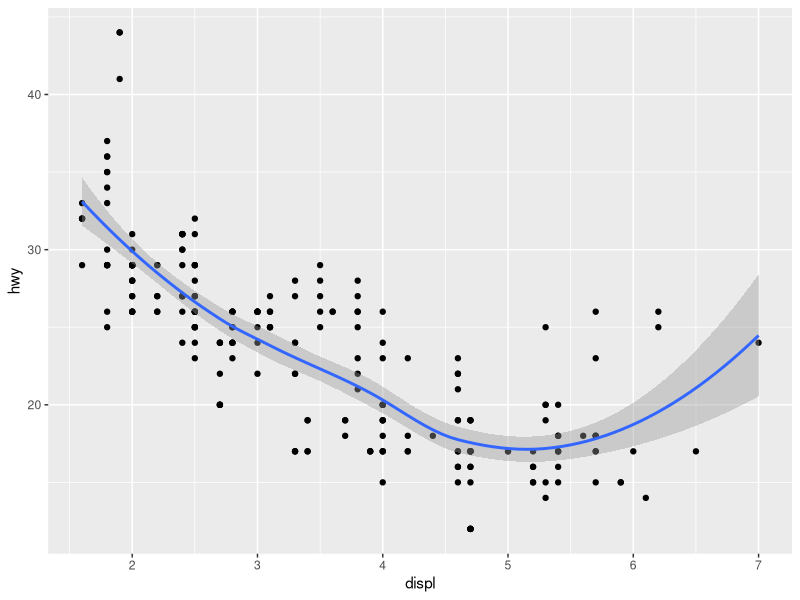
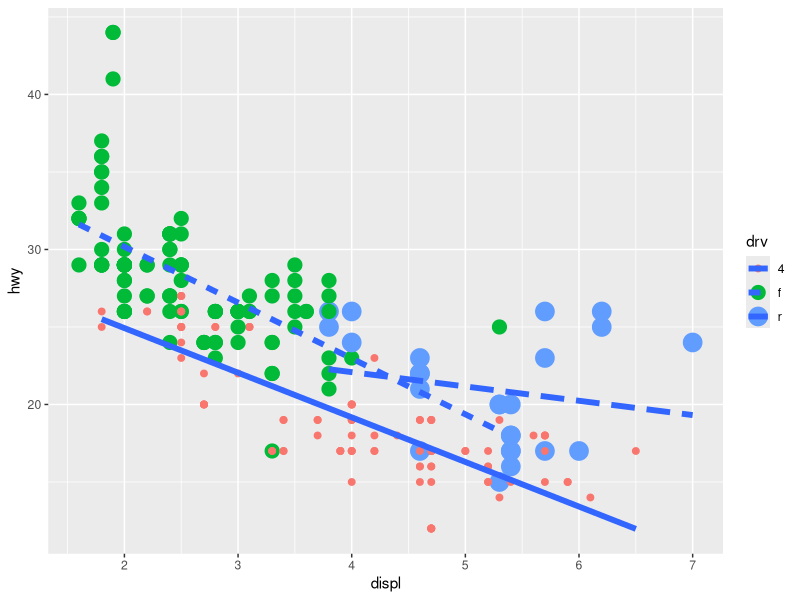
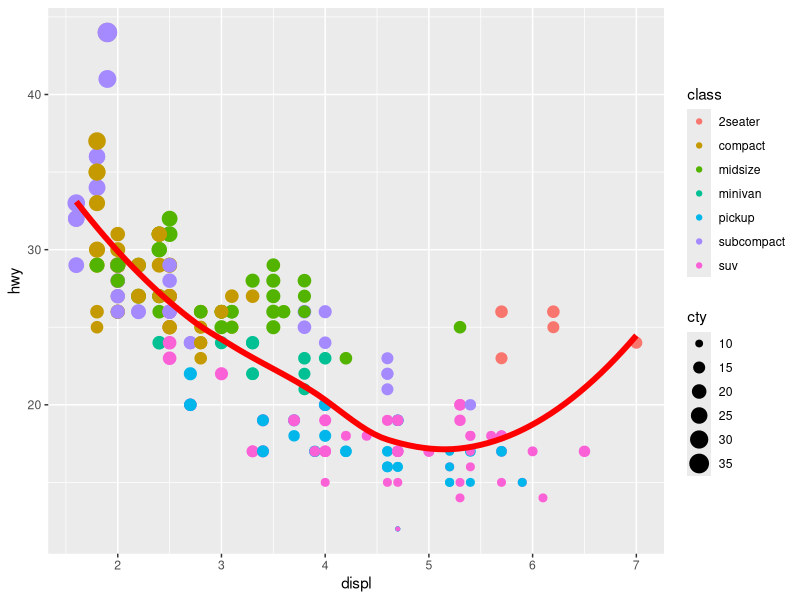
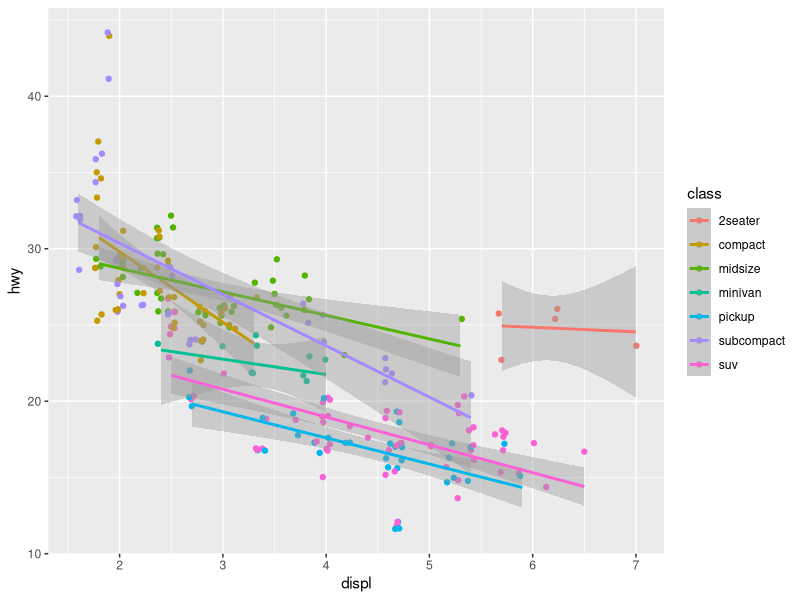
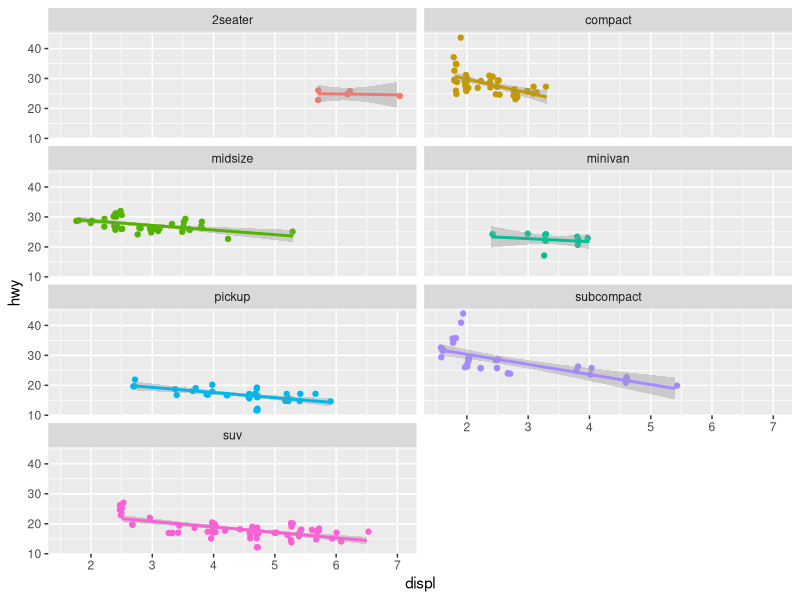
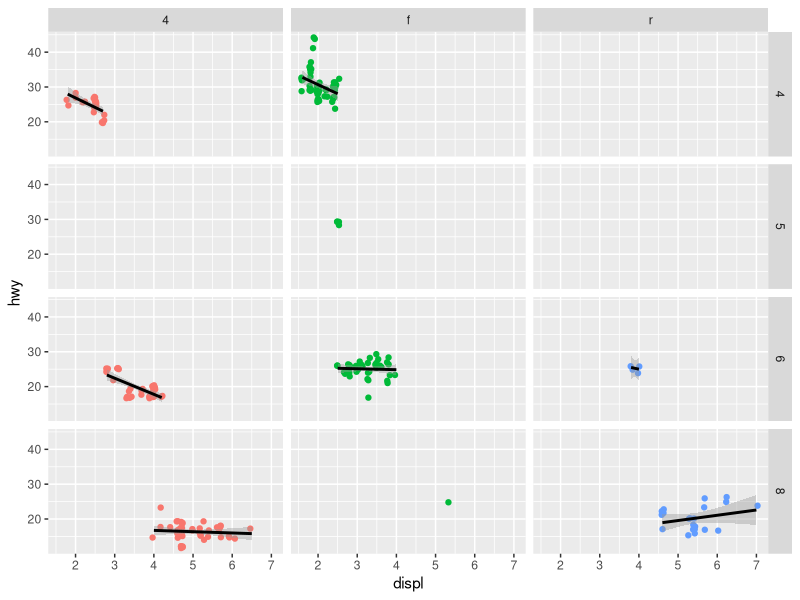
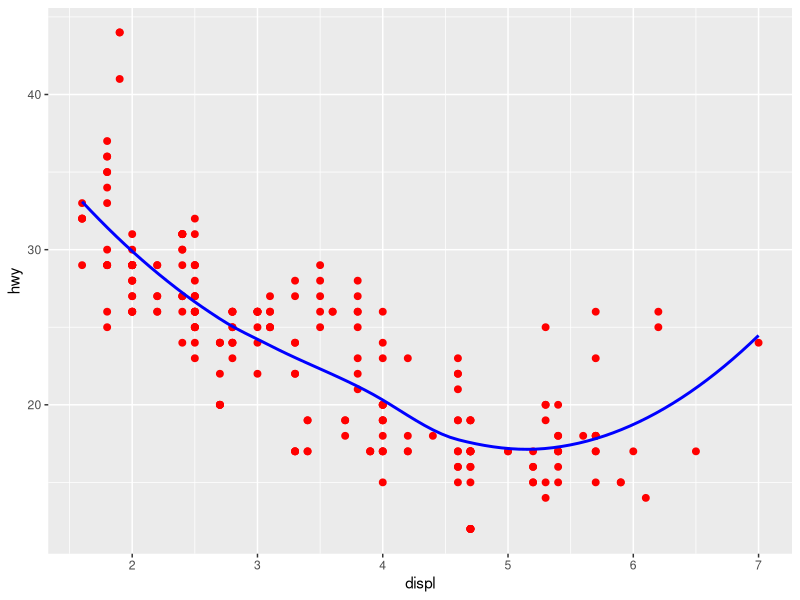
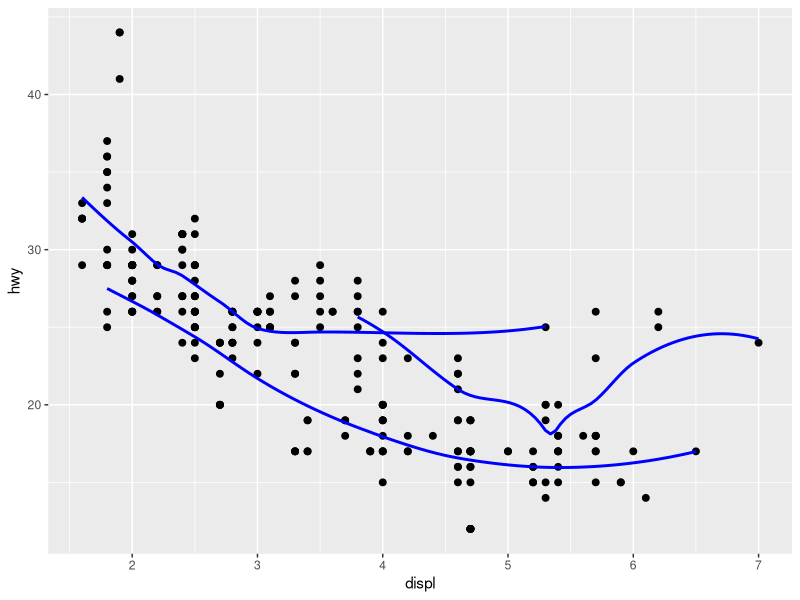

R code for these plots, in order:
## ---- chunk 1
knitr::opts_chunk$set(echo = TRUE, message = FALSE, warning = FALSE)
library(tidyverse)
## ---- chunk 2
ggplot(data = mpg, mapping = aes(x = displ, y = hwy)) +
  geom_point() +
  geom_smooth()
## ---- chunk 3
ggplot(data = mpg, mapping = aes(x = displ, y = hwy)) +
  geom_point(aes(size = drv, color = drv)) +
  geom_smooth(mapping = aes(linetype = drv), method = "lm", se = FALSE, size = 2)
## ---- chunk 4
ggplot(data = mpg, mapping = aes(x = displ, y = hwy)) +
  geom_point(mapping = aes(color = class, size = cty)) +
  geom_smooth(se = FALSE, size = 2, color = "red")
## ---- chunk 5
ggplot(data = mpg, mapping = aes(x = displ, y = hwy, color = class)) +
  geom_point(position = "jitter") +
  geom_smooth(method = "lm")
## ---- chunk 6
ggplot(data = mpg, mapping = aes(x = displ, y = hwy, color = class)) +
  geom_point(position = "jitter", show.legend = FALSE) +
  geom_smooth(method = "lm", show.legend = FALSE) +
  facet_wrap(vars(class), ncol = 2)
## ---- chunk 7
ggplot(data = mpg, mapping = aes(x = displ, y = hwy, color = drv)) +
  geom_point(position = "jitter", show.legend = FALSE) +
  geom_smooth(method = "lm", show.legend = FALSE, color = "black", size = 1) +
  facet_grid(rows = vars(as.factor(cyl)), cols = vars(drv))
## ---- chunk 8
ggplot(data = mpg, mapping = aes(x = displ, y = hwy)) +
  geom_point(color = "red", size = 2) +
  geom_smooth(color = "blue", se = FALSE)
## ---- chunk 9
ggplot(data = mpg,
       mapping = aes(x = displ, y = hwy, group = drv)) +
  geom_point(size = 2) +
  geom_smooth(color = "blue", se = FALSE)
## ---- chunk 10
ggplot(data = mpg,
       mapping = aes(x = displ, y = hwy, color = drv)) +
  geom_point(size = 2) +
  geom_smooth(se = FALSE)
## ---- chunk 11
ggplot(data = mpg,
       mapping = aes(x = displ, y = hwy, color = drv)) +
  geom_point(mapping = aes(color = drv), size = 2) +
  geom_smooth(se = FALSE, color = "blue")
## ---- chunk 12
ggplot(data = mpg, mapping = aes(x = displ, y = hwy)) +
  geom_point(mapping = aes(color = drv), size = 2) +
  geom_smooth(mapping = aes(linetype = drv), se = FALSE)
## ---- chunk 13
ggplot(data = mpg, mapping = aes(x = displ, y = hwy, fill = drv)) +
  geom_point(
    size = 3,
    shape = 21,
    color = "white",
    stroke = 2
  )
